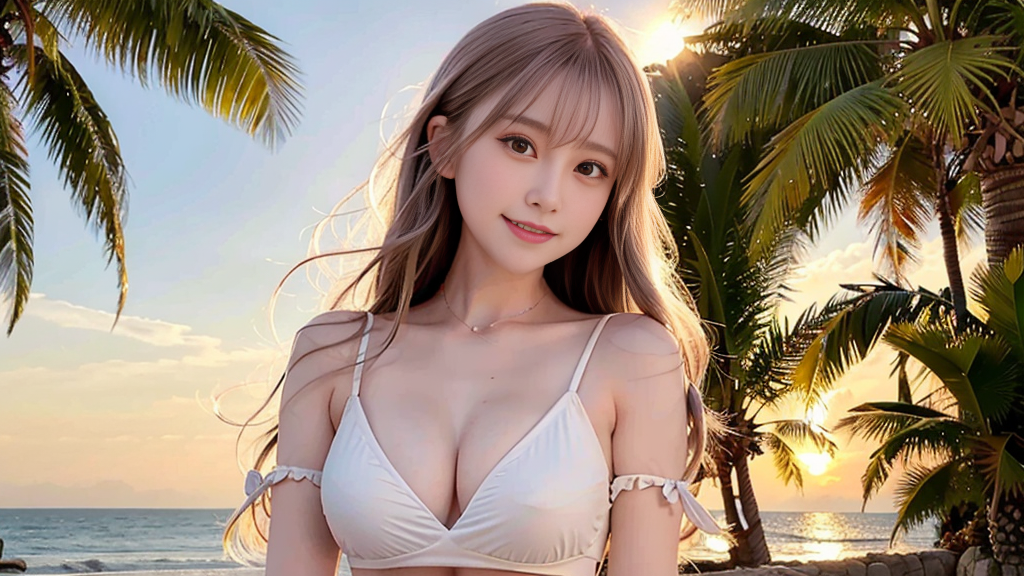
#> input picture girl.png, 1024 x 576 px
$ python gaussian_forward.py
#> lines starting #> are read from the running program, lines starting #| are printed output that depends on the picture
import numpy as np
from PIL import Image
import matplotlib.pyplot as plt

# Load the image
image_path = 'girl.png'
img = np.array(Image.open(image_path).convert('RGB')) / 255.0  # Normalize to [0, 1]

# Calculate initial statistics
initial_mean = img.mean()
#> initial_mean = 0.538
initial_variance = img.var()
#> initial_variance = 0.0879
print(f"Initial mean: {initial_mean:.4f}, Initial variance: {initial_variance:.4f}")
#| Initial mean: 0.5376, Initial variance: 0.0879

# Forward diffusion process parameters
num_steps = 1000
beta_min = 1e-4
beta_max = 0.02
betas = np.linspace(beta_min, beta_max, num_steps)

# Calculate alphas and cumulative product for direct step calculation
alphas = 1 - betas
alpha_cumprod = np.cumprod(alphas)
alpha_cumprod_t = alpha_cumprod[num_steps-1]  # Use the final timestep
print(f"sqrt Alpha cumulative product: {np.sqrt(alpha_cumprod_t):.4f}")
print(f"sqrt 1-alpha_cumprod: {np.sqrt(1 - alpha_cumprod_t):.4f}")
print(f"1-alpha_cumprod: {1 - alpha_cumprod_t:.4f}")

# Apply forward process in one step (equivalent to running all iterations)
noise = np.random.randn(*img.shape)
x_t = np.sqrt(alpha_cumprod_t) * img + np.sqrt(1 - alpha_cumprod_t) * noise
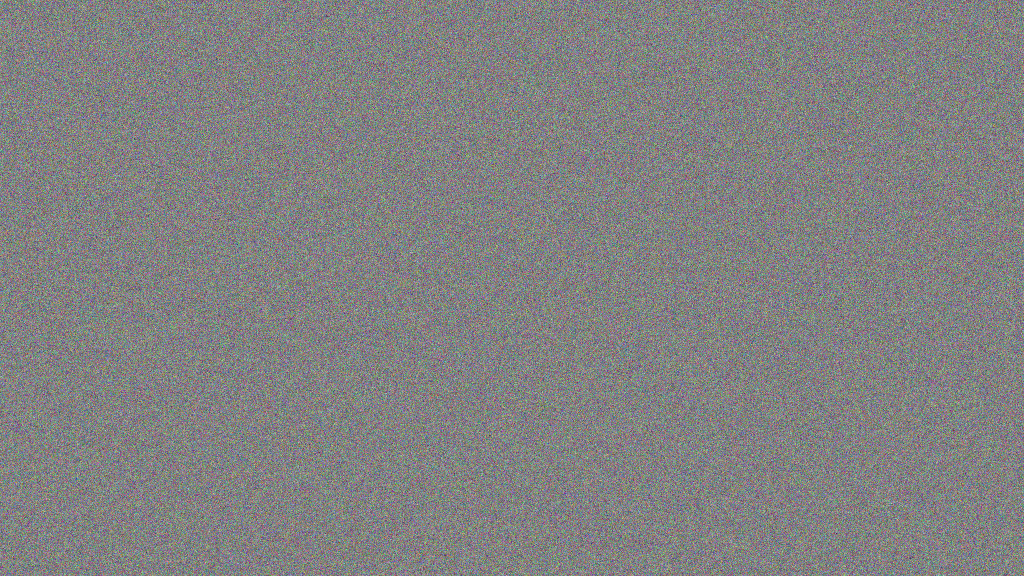
#> x_t: shape (576, 1024, 3) float64; mean R, G, B 0.00259, 0.00503, 0.0041; drawn with min black and max white

# Calculate final statistics
final_mean = x_t.mean()
#> final_mean = 0.00391
final_variance = x_t.var()
#> final_variance = 0.999
print(f"Final mean: {final_mean:.4f}, Final variance: {final_variance:.4f}")
#| Final mean: 0.0039, Final variance: 0.9986

# Visualize results
plt.figure(figsize=(12, 6))
plt.subplot(1, 2, 1)
plt.imshow(img)
plt.title(f'Original Image\nMean: {initial_mean:.4f}, Var: {initial_variance:.4f}')
plt.axis('off')

plt.subplot(1, 2, 2)
plt.imshow(np.clip(x_t, 0, 1))  # Clip for display
plt.title(f'After Forward Process\nMean: {final_mean:.4f}, Var: {final_variance:.4f}')
plt.axis('off')

plt.tight_layout()
plt.savefig('bin/forward_process_result.png')
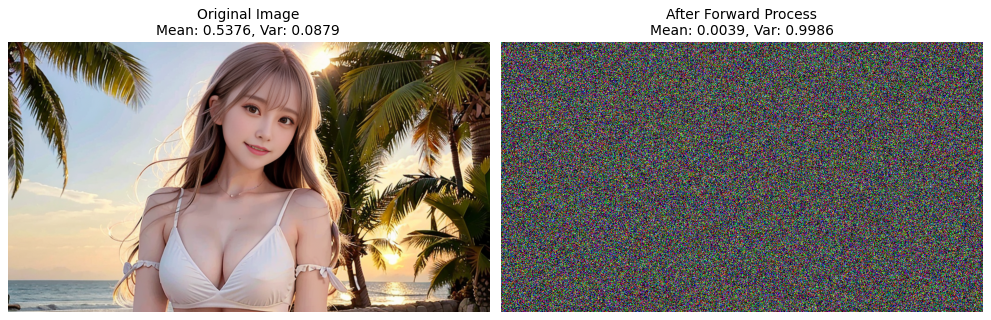
#> figure drawn by matplotlib, 2 panels
plt.show()

$ run again, with img165.png copied over girl.png
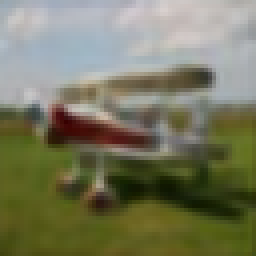
#> input picture img165.png, 64 x 64 px (shown 4 times larger)
#> initial_mean = 0.439
#> initial_variance = 0.0538
#| Initial mean: 0.4386, Initial variance: 0.0538
#> `x_t = np.sqrt(alpha_cumprod_t) * img + np.sqrt(1 - alpha_cumprod_t) * ..`:
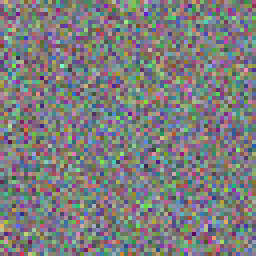
#> x_t: shape (64, 64, 3) float64 (shown 4 times larger); mean R, G, B -0.0214, -0.0173, -0.00129; drawn with min black and max white
#> final_mean = -0.0133
#> final_variance = 0.985
#| Final mean: -0.0133, Final variance: 0.9846
#> `plt.savefig('bin/forward_process_result.png')`:
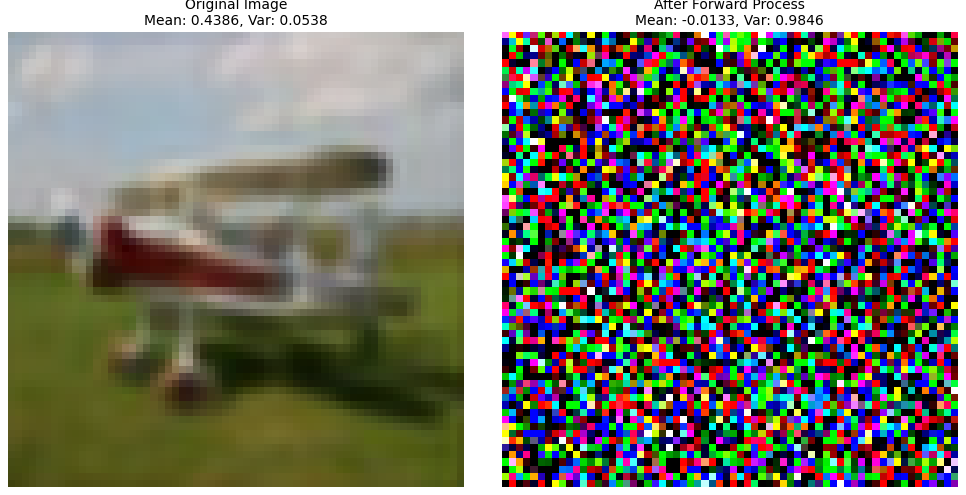
#> figure drawn by matplotlib, 2 panels
